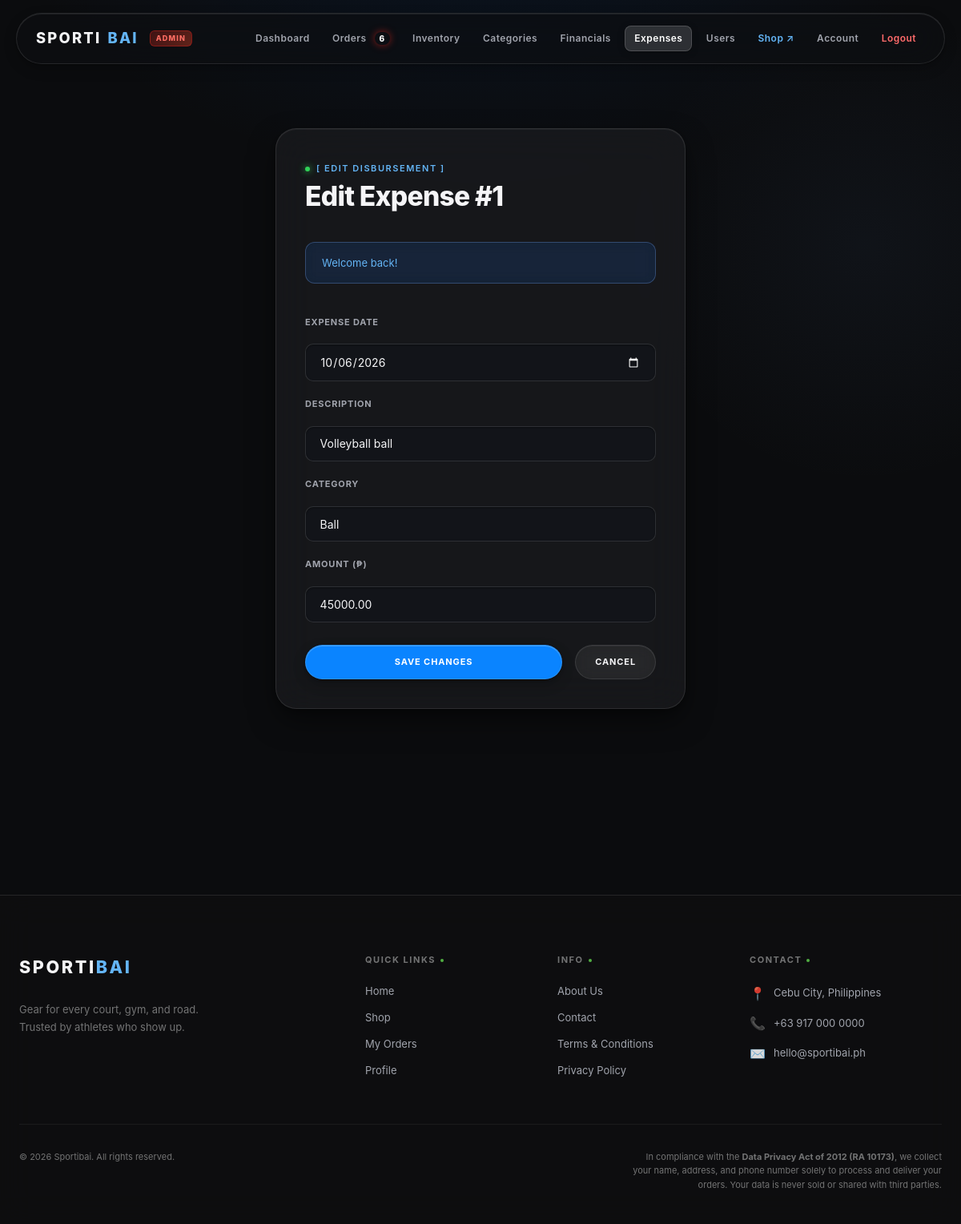
/admin/expense_edit.php?id=1 (signed in), run on the app's committed database.
### tables this page shows
CREATE TABLE `expenses` (
  `expense_id` int(11) NOT NULL,
  `expense_date` date NOT NULL,
  `description` varchar(150) NOT NULL,
  `category` varchar(50) NOT NULL,
  `amount` decimal(10,2) NOT NULL
);

### admin/expense_edit.php (the view, shortened to what this page needs)
<?php
require '../includes/db.php';
$expense_id = 0;
if (isset($_GET['id'])) {
    $expense_id = (int) $_GET['id'];
}
$sql = "SELECT * FROM expenses WHERE expense_id = ? LIMIT 1";
$result = mysqli_execute_query($conn, $sql, array($expense_id));
$expense = mysqli_fetch_assoc($result);
require '../includes/header.php';
?>
<div class="reveal in">
    <form class="form" method="POST" action="expense_edit.php?id=<?php echo $expense_id; ?>">
        <div>
            <div class="hero-eyebrow">[ EDIT DISBURSEMENT ]</div>
            <h1 style="font-size: var(--text-display-m); margin-top:6px;">Edit Expense #<?php echo $expense_id; ?></h1>
        </div>
        <?php require '../includes/alert.php'; ?>
        <div>
            <label class="form-label">Expense Date</label>
            <input type="date" name="expense_date" value="<?php echo htmlspecialchars($expense['expense_date']); ?>" required style="margin-top:0.75rem;">
        </div>
        <div>
            <label class="form-label">Description</label>
            <input type="text" name="description" value="<?php echo htmlspecialchars($expense['description']); ?>" required style="margin-top:0.75rem;">
        </div>
        <div>
            <label class="form-label">Category</label>
            <input type="text" name="category" value="<?php echo htmlspecialchars($expense['category']); ?>" required style="margin-top:0.75rem;">
        </div>
        <div>
            <label class="form-label">Amount (₱)</label>
            <input type="number" step="0.01" name="amount" value="<?php echo htmlspecialchars($expense['amount']); ?>" required style="margin-top:0.75rem;">
        </div>
        <div style="display:flex; gap:1rem; margin-top:0.5rem;">
            <button class="btn" style="flex:1;" type="submit" name="save">Save Changes</button>
            <a class="btn ghost" href="expenses.php">Cancel</a>
        </div>
    </form>
</div>
<?php require '../includes/footer.php'; ?>

### data on the page
expenses: expense_date "10/06/2026", description "Volleyball ball", category "Ball", amount "45000.00"

### other printed values
$admin_pending_orders "6"
$expense_id "1"
$_SESSION['success'] "Welcome back!"
